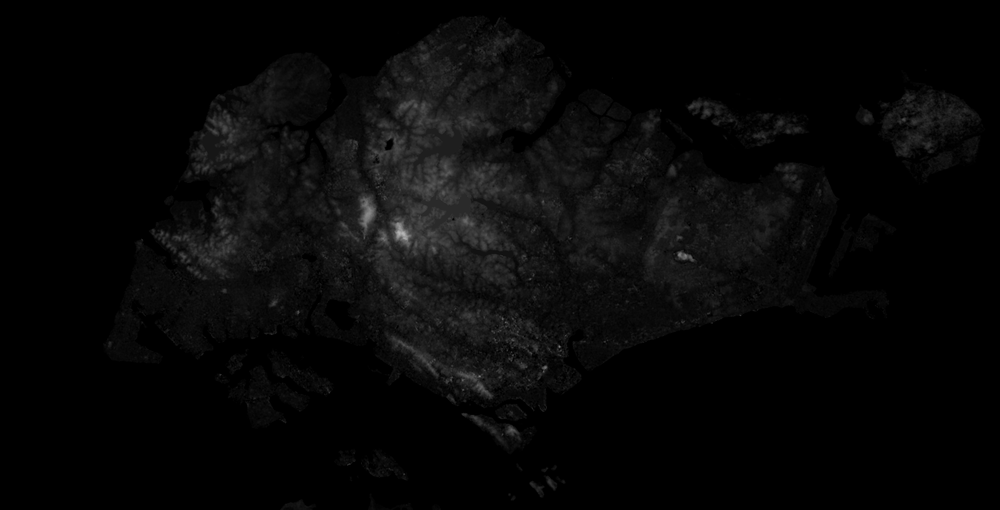
#> input picture SGTopo_Gray.tif, 1000 x 510 px, shrunk from 1913 x 976 before the run
$ python SGTopo.py
#> lines starting #> are read from the running program, lines starting #| are printed output that depends on the picture; after the words box and inside, x2 and y2 are one past the last pixel; in counts of white or black regions, pixels touching at a corner belong together
### imgtoline.py
'''
input a binary picture

Arguments
- print height in mm,       default value 50 mm
- LMD single line width,    default value 1 mm
- Overlap,                  default value 50%

output a ndarray of horizontal lines coodinates in mm [[line start y,line start x],[line end y, line end x], ... ]
'''
# -*- coding: utf-8 -*-


import numpy as np
import cv2 as cv

def horilines(img, pheight=50, linewd=1, overlap=0.5):

    #set parameters
    # pheight = 50               # print image height, mm
    # linewd = 1                  # line width in mm
    # overlap = 0.5               # overlap 0.5=50%
    step = linewd*(1-overlap)   # increament in y to next line mm


    imgChannel = len(img.shape)
    if imgChannel > 2:
        img = cv.cvtColor(img, cv.COLOR_BGR2GRAY)

    ret, imgB = cv.threshold(img, 125, 255, cv.THRESH_BINARY) #white 255, black 0

    # height, width, in image
    height = imgB.shape[0]
    width = imgB.shape[1]

    DPI = height/pheight                    # image height in pixal / real print height in mm
    n = int(pheight/step)                   # number of print lines

    ypix= np.linspace(0,height, num=n, endpoint=False).astype(int)  # ys pixal in image
    yprt=np.arange(0,pheight,step)                                  # ys mm in real print

    assert step * DPI >1, "photo resolution too low"    # pix in y for a step
    assert ypix.shape == yprt.shape, "ypix != yprt, rounding error"

    # Display the Binary Image
    '''
    ArithmeticErrorcv.imshow("Binary Image", imgB)
    cv.waitKey(0)
    cv.destroyAllWindows()
    '''


    isStart = True
    isLine = False
    pixLines = []     #lines pixals


    for y in range(n):
        for x in range(width):
            if isStart == True and imgB[ypix[y],x]==0:          # print 0, not print 255
                pStart=[x/DPI, yprt[y]]
                isStart = False
            elif isStart == False and imgB[ypix[y],x]==255:
                pEnd=[x/DPI, yprt[y]]
                isStart = True
                isLine = True
            elif isStart== False and x==width:          # x last point is 0
                pEnd=[x/DPI, yprt[y]]
                isStart = True
                isLine = True

            if isLine==True:
                pixLines.append([pStart,pEnd])
                isLine = False

    arrLines = np.array(pixLines)           # in mm, [[line start y,line start x],[line end y, line end x], ... ]
    retLines = np.around(arrLines,decimals=3)       # round to 3 decimal for Gcode program

    return retLines


'''
if __name__ == '__main__':
    main()
'''

### SGTopo.py
'''
# [7 lines of commented-out code are left out]


'''
import cv2
import numpy as np
import sys
import imgtoline


img = cv2.imread('SGTopo_Gray.tif')
#> img is the input picture: shape (510, 1000, 3); min 0, max 182, mean 7.6
imgG = cv2.cvtColor(img, cv2.COLOR_BGR2GRAY)

img.max()


LayerHeight = 0.5
layer = 0
original_stdout = sys.stdout
f = open("toolpath.txt", "w")
sys.stdout = f

for z in np.arange(0,imgG.max(),20):
    ret, imgB = cv2.threshold(imgG, z, 255, cv2.THRESH_BINARY_INV) #white 255, black 0
    file = 'SGtopo'+str(layer)+'.tif'
    cv2.imwrite(file,imgB)

    lines = imgtoline.horilines(imgB, 70, 1, 0.5)

    for i in range(lines.shape[0]):
        print('G01 X '+ str(-1*lines[i,0,0])+ ' Y '+ str(lines[i,0,1]) + ' Z '+str(np.around(layer*LayerHeight,decimals=3)))
        print('TC_ACL(2)    ;LASER ON')
        print('G01 X '+ str(-1*lines[i,1,0])+ ' Y '+ str(lines[i,1,1]) + ' Z '+str(np.around(layer*LayerHeight,decimals=3)))
        print('TC_ACL(1)    ;LASER OFF')

    layer+=1
#> this loop made 10 passes
#> lines on pass 9: [[54.63, 32], [55.59, 32]]
#> pass 1, `ret, imgB = cv2.threshold(imgG, z, 255, cv2.THRESH_BINARY_INV)`:
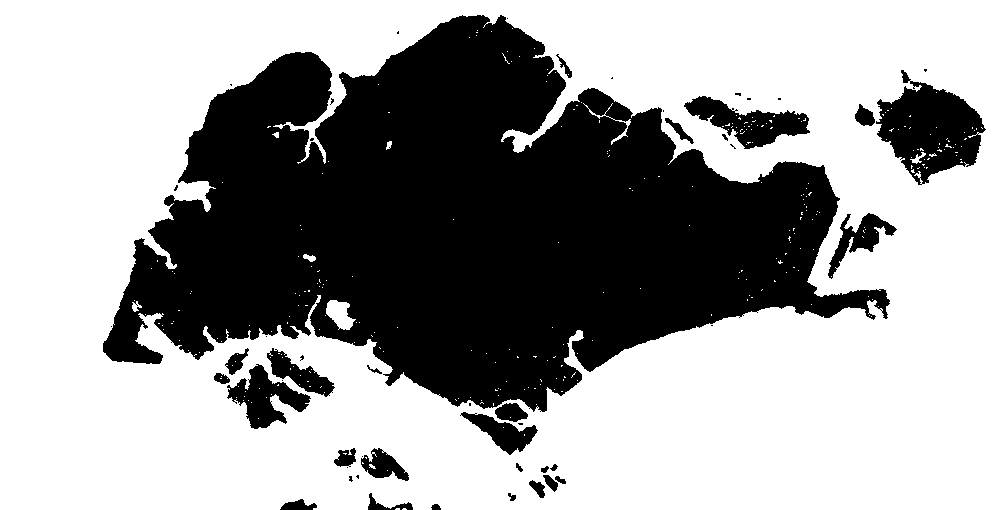
#> imgB: shape (510, 1000); 62.4% white; 51 black regions (24 under 20 px), largest, box (x1, y1, x2, y2) and area: (103, 15, 890, 412) 171722, (876, 70, 986, 185) 6947, (684, 96, 810, 149) 2982
#> pass 2, `ret, imgB = cv2.threshold(imgG, z, 255, cv2.THRESH_BINARY_INV)`:
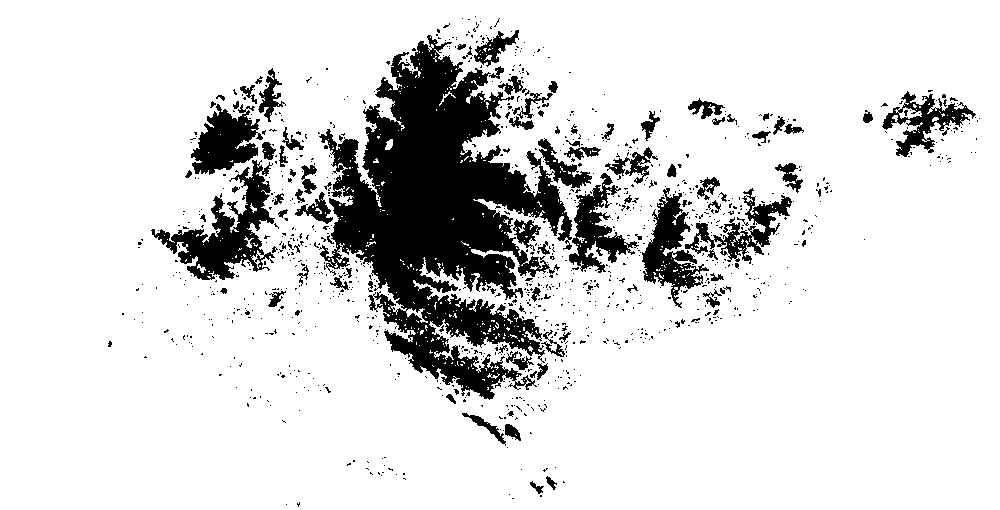
#> imgB: shape (510, 1000); 85.5% white; 1081 black regions (986 under 20 px), largest, box (x1, y1, x2, y2) and area: (319, 35, 592, 400) 43254, (151, 160, 275, 280) 5163, (642, 188, 709, 308) 3111
#> pass 3, `ret, imgB = cv2.threshold(imgG, z, 255, cv2.THRESH_BINARY_INV)`:
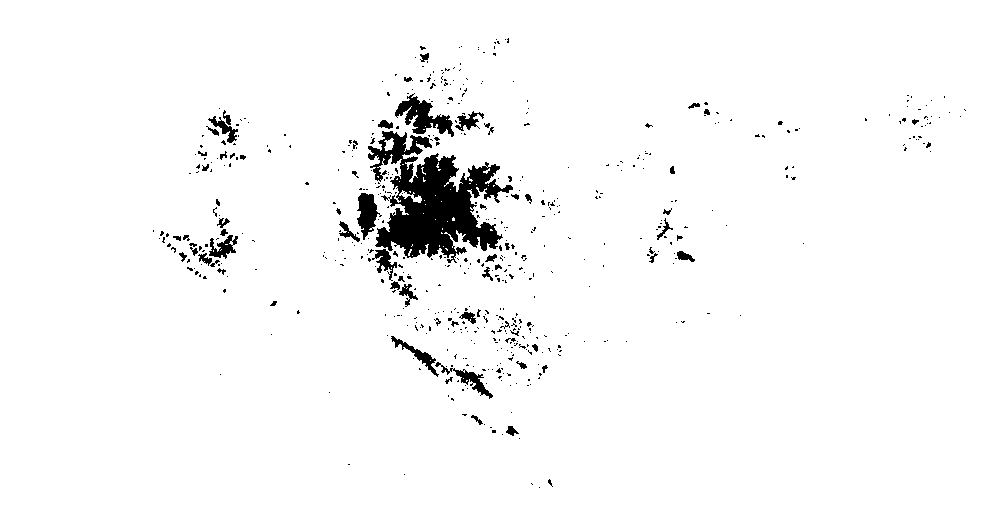
#> imgB: shape (510, 1000); 96.6% white; 569 black regions (504 under 20 px), largest, box (x1, y1, x2, y2) and area: (368, 131, 513, 263) 9108, (395, 93, 454, 137) 1086, (357, 193, 382, 240) 637
#> after the loop:
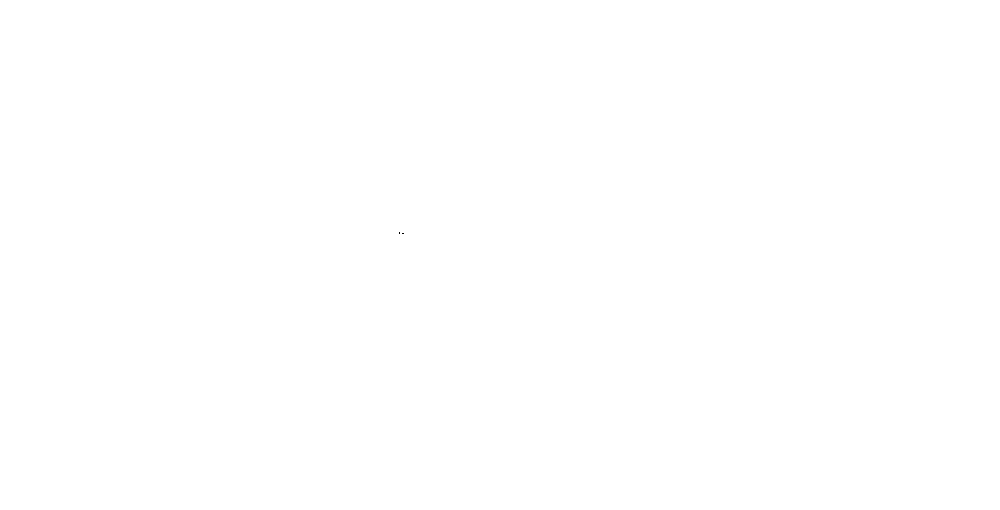
#> imgB: shape (510, 1000); 100% white; black in thin lines or dots, all inside (x1, y1, x2, y2) = (399, 232, 404, 234)
#> after the loop, layer = 10
f.close()


sys.stdout = original_stdout


data0 = data1 = data2 = ""

with open('LMD_ATG_tempHead.txt') as fHead:
#> (reads LMD_ATG_tempHead.txt from the repository)
    data0 = fHead.read()

with open('toolpath.txt') as fToolpath:
    data1 = fToolpath.read()

with open('LMD_ATG_tempEnd.txt') as fEnd:
#> (reads LMD_ATG_tempEnd.txt from the repository)
    data2 = fEnd.read()


data0 += "\n"
data0 += data1
data0 += "\n"
data0 += data2


with open('LMD_ATG_SGtopo.HP', 'w') as fATG:
    fATG.write(data0)


fHead.close()
fToolpath.close()
fEnd.close()
fATG.close()
